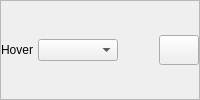
             <widget class="QFrame" name="hover_7">
              <property name="maximumSize">
               <size>
                <width>16777215</width>
                <height>16777215</height>
               </size>
              </property>
              <property name="frameShape">
               <enum>QFrame::StyledPanel</enum>
              </property>
              <property name="frameShadow">
               <enum>QFrame::Raised</enum>
              </property>
              <layout class="QHBoxLayout" name="horizontalLayout_47">
               <property name="spacing">
                <number>4</number>
               </property>
               <property name="leftMargin">
                <number>0</number>
               </property>
               <property name="topMargin">
                <number>0</number>
               </property>
               <property name="rightMargin">
                <number>0</number>
               </property>
               <property name="bottomMargin">
                <number>0</number>
               </property>
               <item>
                <widget class="QLabel" name="hover_8">
                 <property name="minimumSize">
                  <size>
                   <width>0</width>
                   <height>0</height>
                  </size>
                 </property>
                 <property name="maximumSize">
                  <size>
                   <width>70</width>
                   <height>16777215</height>
                  </size>
                 </property>
                 <property name="text">
                  <string>Hover</string>
                 </property>
                </widget>
               </item>
               <item>
                <widget class="QComboBox" name="changeSelectedColor_33">
                 <property name="minimumSize">
                  <size>
                   <width>80</width>
                   <height>0</height>
                  </size>
                 </property>
                 <property name="maximumSize">
                  <size>
                   <width>80</width>
                   <height>16777215</height>
                  </size>
                 </property>
                </widget>
               </item>
               <item>
                <widget class="QLabel" name="selectedColor_33">
                 <property name="minimumSize">
                  <size>
                   <width>0</width>
                   <height>24</height>
                  </size>
                 </property>
                 <property name="maximumSize">
                  <size>
                   <width>50</width>
                   <height>24</height>
                  </size>
                 </property>
                 <property name="text">
                  <string/>
                 </property>
                </widget>
               </item>
               <item>
                <widget class="QPushButton" name="colorPicker_33">
                 <property name="minimumSize">
                  <size>
                   <width>40</width>
                   <height>30</height>
                  </size>
                 </property>
                 <property name="maximumSize">
                  <size>
                   <width>40</width>
                   <height>30</height>
                  </size>
                 </property>
                 <property name="cursor">
                  <cursorShape>PointingHandCursor</cursorShape>
                 </property>
                 <property name="text">
                  <string/>
                 </property>
                </widget>
               </item>
              </layout>
             </widget>
